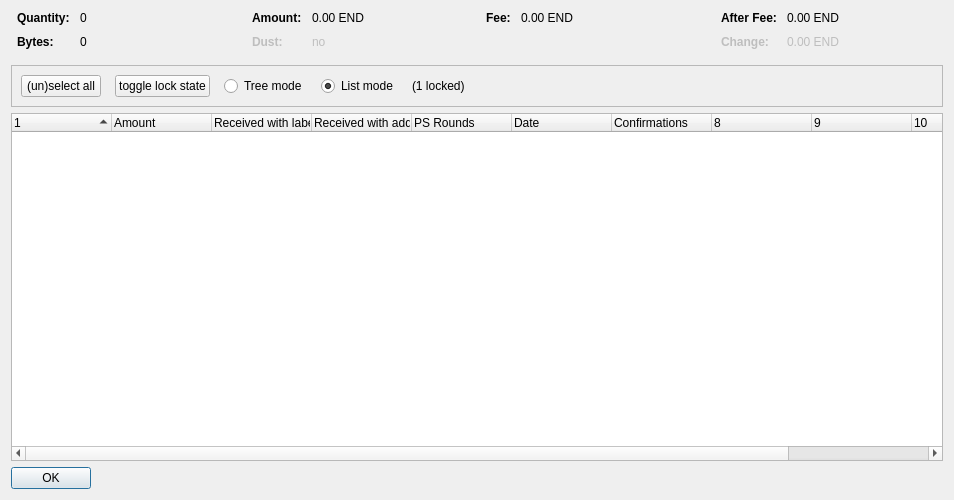
<?xml version="1.0" encoding="UTF-8"?>
<ui version="4.0">
 <class>CoinControlDialog</class>
 <widget class="QDialog" name="CoinControlDialog">
  <property name="geometry">
   <rect>
    <x>0</x>
    <y>0</y>
    <width>954</width>
    <height>500</height>
   </rect>
  </property>
  <property name="windowTitle">
   <string>Coin Selection</string>
  </property>
  <layout class="QVBoxLayout" name="verticalLayout">
   <item>
    <layout class="QHBoxLayout" name="horizontalLayoutTop" stretch="0,0,0,0">
     <property name="topMargin">
      <number>0</number>
     </property>
     <property name="bottomMargin">
      <number>10</number>
     </property>
     <item>
      <layout class="QFormLayout" name="formLayoutCoinControl1">
       <property name="horizontalSpacing">
        <number>10</number>
       </property>
       <property name="verticalSpacing">
        <number>10</number>
       </property>
       <property name="leftMargin">
        <number>6</number>
       </property>
       <property name="rightMargin">
        <number>6</number>
       </property>
       <item row="0" column="0">
        <widget class="QLabel" name="labelCoinControlQuantityText">
         <property name="font">
          <font>
           <weight>75</weight>
           <bold>true</bold>
          </font>
         </property>
         <property name="text">
          <string>Quantity:</string>
         </property>
        </widget>
       </item>
       <item row="0" column="1">
        <widget class="QLabel" name="labelCoinControlQuantity">
         <property name="cursor">
          <cursorShape>IBeamCursor</cursorShape>
         </property>
         <property name="contextMenuPolicy">
          <enum>Qt::ActionsContextMenu</enum>
         </property>
         <property name="text">
          <string notr="true">0</string>
         </property>
         <property name="textInteractionFlags">
          <set>Qt::LinksAccessibleByMouse|Qt::TextSelectableByKeyboard|Qt::TextSelectableByMouse</set>
         </property>
        </widget>
       </item>
       <item row="1" column="0">
        <widget class="QLabel" name="labelCoinControlBytesText">
         <property name="font">
          <font>
           <weight>75</weight>
           <bold>true</bold>
          </font>
         </property>
         <property name="text">
          <string>Bytes:</string>
         </property>
        </widget>
       </item>
       <item row="1" column="1">
        <widget class="QLabel" name="labelCoinControlBytes">
         <property name="cursor">
          <cursorShape>IBeamCursor</cursorShape>
         </property>
         <property name="contextMenuPolicy">
          <enum>Qt::ActionsContextMenu</enum>
         </property>
         <property name="text">
          <string notr="true">0</string>
         </property>
         <property name="textInteractionFlags">
          <set>Qt::LinksAccessibleByMouse|Qt::TextSelectableByKeyboard|Qt::TextSelectableByMouse</set>
         </property>
        </widget>
       </item>
      </layout>
     </item>
     <item>
      <layout class="QFormLayout" name="formLayoutCoinControl2">
       <property name="horizontalSpacing">
        <number>10</number>
       </property>
       <property name="verticalSpacing">
        <number>10</number>
       </property>
       <property name="leftMargin">
        <number>6</number>
       </property>
       <property name="rightMargin">
        <number>6</number>
       </property>
       <item row="0" column="0">
        <widget class="QLabel" name="labelCoinControlAmountText">
         <property name="font">
          <font>
           <weight>75</weight>
           <bold>true</bold>
          </font>
         </property>
         <property name="text">
          <string>Amount:</string>
         </property>
        </widget>
       </item>
       <item row="0" column="1">
        <widget class="QLabel" name="labelCoinControlAmount">
         <property name="cursor">
          <cursorShape>IBeamCursor</cursorShape>
         </property>
         <property name="contextMenuPolicy">
          <enum>Qt::ActionsContextMenu</enum>
         </property>
         <property name="text">
          <string notr="true">0.00 END</string>
         </property>
         <property name="textInteractionFlags">
          <set>Qt::LinksAccessibleByMouse|Qt::TextSelectableByKeyboard|Qt::TextSelectableByMouse</set>
         </property>
        </widget>
       </item>
       <item row="1" column="0">
        <widget class="QLabel" name="labelCoinControlLowOutputText">
         <property name="enabled">
          <bool>false</bool>
         </property>
         <property name="font">
          <font>
           <weight>75</weight>
           <bold>true</bold>
          </font>
         </property>
         <property name="text">
          <string>Dust:</string>
         </property>
        </widget>
       </item>
       <item row="1" column="1">
        <widget class="QLabel" name="labelCoinControlLowOutput">
         <property name="enabled">
          <bool>false</bool>
         </property>
         <property name="cursor">
          <cursorShape>IBeamCursor</cursorShape>
         </property>
         <property name="contextMenuPolicy">
          <enum>Qt::ActionsContextMenu</enum>
         </property>
         <property name="text">
          <string notr="true">no</string>
         </property>
         <property name="textInteractionFlags">
          <set>Qt::LinksAccessibleByMouse|Qt::TextSelectableByKeyboard|Qt::TextSelectableByMouse</set>
         </property>
        </widget>
       </item>
      </layout>
     </item>
     <item>
      <layout class="QFormLayout" name="formLayoutCoinControl3">
       <property name="horizontalSpacing">
        <number>10</number>
       </property>
       <property name="verticalSpacing">
        <number>10</number>
       </property>
       <property name="leftMargin">
        <number>6</number>
       </property>
       <property name="rightMargin">
        <number>6</number>
       </property>
       <item row="0" column="0">
        <widget class="QLabel" name="labelCoinControlFeeText">
         <property name="font">
          <font>
           <weight>75</weight>
           <bold>true</bold>
          </font>
         </property>
         <property name="text">
          <string>Fee:</string>
         </property>
        </widget>
       </item>
       <item row="0" column="1">
        <widget class="QLabel" name="labelCoinControlFee">
         <property name="cursor">
          <cursorShape>IBeamCursor</cursorShape>
         </property>
         <property name="contextMenuPolicy">
          <enum>Qt::ActionsContextMenu</enum>
         </property>
         <property name="text">
          <string notr="true">0.00 END</string>
         </property>
         <property name="textInteractionFlags">
          <set>Qt::LinksAccessibleByMouse|Qt::TextSelectableByKeyboard|Qt::TextSelectableByMouse</set>
         </property>
        </widget>
       </item>
      </layout>
     </item>
     <item>
      <layout class="QFormLayout" name="formLayoutCoinControl4">
       <property name="horizontalSpacing">
        <number>10</number>
       </property>
       <property name="verticalSpacing">
        <number>10</number>
       </property>
       <property name="leftMargin">
        <number>6</number>
       </property>
       <property name="rightMargin">
        <number>6</number>
       </property>
       <item row="0" column="0">
        <widget class="QLabel" name="labelCoinControlAfterFeeText">
         <property name="font">
          <font>
           <weight>75</weight>
           <bold>true</bold>
          </font>
         </property>
         <property name="text">
          <string>After Fee:</string>
         </property>
        </widget>
       </item>
       <item row="0" column="1">
        <widget class="QLabel" name="labelCoinControlAfterFee">
         <property name="cursor">
          <cursorShape>IBeamCursor</cursorShape>
         </property>
         <property name="contextMenuPolicy">
          <enum>Qt::ActionsContextMenu</enum>
         </property>
         <property name="text">
          <string notr="true">0.00 END</string>
         </property>
         <property name="textInteractionFlags">
          <set>Qt::LinksAccessibleByMouse|Qt::TextSelectableByKeyboard|Qt::TextSelectableByMouse</set>
         </property>
        </widget>
       </item>
       <item row="1" column="0">
        <widget class="QLabel" name="labelCoinControlChangeText">
         <property name="enabled">
          <bool>false</bool>
         </property>
         <property name="font">
          <font>
           <weight>75</weight>
           <bold>true</bold>
          </font>
         </property>
         <property name="text">
          <string>Change:</string>
         </property>
        </widget>
       </item>
       <item row="1" column="1">
        <widget class="QLabel" name="labelCoinControlChange">
         <property name="enabled">
          <bool>false</bool>
         </property>
         <property name="cursor">
          <cursorShape>IBeamCursor</cursorShape>
         </property>
         <property name="contextMenuPolicy">
          <enum>Qt::ActionsContextMenu</enum>
         </property>
         <property name="text">
          <string notr="true">0.00 END</string>
         </property>
         <property name="textInteractionFlags">
          <set>Qt::LinksAccessibleByMouse|Qt::TextSelectableByKeyboard|Qt::TextSelectableByMouse</set>
         </property>
        </widget>
       </item>
      </layout>
     </item>
    </layout>
   </item>
   <item>
    <widget class="QFrame" name="frame">
     <property name="minimumSize">
      <size>
       <width>0</width>
       <height>40</height>
      </size>
     </property>
     <property name="frameShape">
      <enum>QFrame::StyledPanel</enum>
     </property>
     <property name="frameShadow">
      <enum>QFrame::Sunken</enum>
     </property>
     <layout class="QHBoxLayout" name="horizontalLayout">
      <item>
       <layout class="QHBoxLayout" name="horizontalLayoutPanel" stretch="0,0,0,0,0,0">
        <property name="spacing">
         <number>14</number>
        </property>
        <item>
         <widget class="QPushButton" name="pushButtonSelectAll">
          <property name="sizePolicy">
           <sizepolicy hsizetype="Maximum" vsizetype="Fixed">
            <horstretch>0</horstretch>
            <verstretch>0</verstretch>
           </sizepolicy>
          </property>
          <property name="text">
           <string>(un)select all</string>
          </property>
          <property name="autoDefault">
           <bool>false</bool>
          </property>
         </widget>
        </item>
        <item>
         <widget class="QPushButton" name="pushButtonToggleLock">
          <property name="sizePolicy">
           <sizepolicy hsizetype="Maximum" vsizetype="Fixed">
            <horstretch>0</horstretch>
            <verstretch>0</verstretch>
           </sizepolicy>
          </property>
          <property name="text">
           <string>toggle lock state</string>
          </property>
          <property name="autoDefault">
           <bool>false</bool>
          </property>
         </widget>
        </item>
        <item>
         <widget class="QRadioButton" name="radioTreeMode">
          <property name="sizePolicy">
           <sizepolicy hsizetype="Maximum" vsizetype="Fixed">
            <horstretch>0</horstretch>
            <verstretch>0</verstretch>
           </sizepolicy>
          </property>
          <property name="text">
           <string>Tree mode</string>
          </property>
         </widget>
        </item>
        <item>
         <widget class="QRadioButton" name="radioListMode">
          <property name="sizePolicy">
           <sizepolicy hsizetype="Maximum" vsizetype="Fixed">
            <horstretch>0</horstretch>
            <verstretch>0</verstretch>
           </sizepolicy>
          </property>
          <property name="text">
           <string>List mode</string>
          </property>
          <property name="checked">
           <bool>true</bool>
          </property>
         </widget>
        </item>
        <item>
         <widget class="QLabel" name="labelLocked">
          <property name="text">
           <string>(1 locked)</string>
          </property>
         </widget>
        </item>
        <item>
         <spacer name="horizontalSpacer">
          <property name="orientation">
           <enum>Qt::Horizontal</enum>
          </property>
          <property name="sizeHint" stdset="0">
           <size>
            <width>40</width>
            <height>20</height>
           </size>
          </property>
         </spacer>
        </item>
       </layout>
      </item>
     </layout>
    </widget>
   </item>
   <item>
    <widget class="CoinControlTreeWidget" name="treeWidget">
     <property name="contextMenuPolicy">
      <enum>Qt::CustomContextMenu</enum>
     </property>
     <property name="sortingEnabled">
      <bool>false</bool>
     </property>
     <property name="columnCount">
      <number>11</number>
     </property>
     <attribute name="headerShowSortIndicator" stdset="0">
      <bool>true</bool>
     </attribute>
     <attribute name="headerStretchLastSection">
      <bool>false</bool>
     </attribute>
     <column>
      <property name="text">
       <string/>
      </property>
     </column>
     <column>
      <property name="text">
       <string>Amount</string>
      </property>
     </column>
     <column>
      <property name="text">
       <string>Received with label</string>
      </property>
     </column>
     <column>
      <property name="text">
       <string>Received with address</string>
      </property>
     </column>
     <column>
      <property name="text">
       <string>PS Rounds</string>
      </property>
     </column>
     <column>
      <property name="text">
       <string>Date</string>
      </property>
     </column>
     <column>
      <property name="text">
       <string>Confirmations</string>
      </property>
      <property name="toolTip">
       <string>Confirmed</string>
      </property>
     </column>
     <column>
      <property name="text">
       <string/>
      </property>
     </column>
     <column>
      <property name="text">
       <string/>
      </property>
     </column>
     <column>
      <property name="text">
       <string/>
      </property>
     </column>
     <column>
      <property name="text">
       <string/>
      </property>
     </column>
    </widget>
   </item>
   <item>
    <widget class="QDialogButtonBox" name="buttonBox">
     <property name="sizePolicy">
      <sizepolicy hsizetype="Maximum" vsizetype="Fixed">
       <horstretch>0</horstretch>
       <verstretch>0</verstretch>
      </sizepolicy>
     </property>
     <property name="orientation">
      <enum>Qt::Horizontal</enum>
     </property>
     <property name="standardButtons">
      <set>QDialogButtonBox::Ok</set>
     </property>
    </widget>
   </item>
  </layout>
 </widget>
 <customwidgets>
  <customwidget>
   <class>CoinControlTreeWidget</class>
   <extends>QTreeWidget</extends>
   <header>coincontroltreewidget.h</header>
  </customwidget>
 </customwidgets>
 <resources/>
 <connections/>
</ui>
